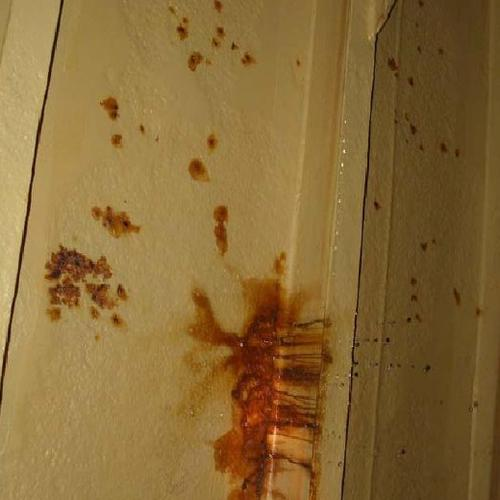
#> input picture utils/corrosion/image072_90.jpg, 500 x 500 px
$ python -i roi.py   (imports and definitions only)
#> lines starting #> are read from the running program, lines starting #| are printed output that depends on the picture
#> further down, picture is the input picture: shape (500, 500, 3); mean B, G, R 54.9, 106.3, 136.8
import cv2
import numpy as np

def polyAp(img):
	gray = cv2.cvtColor(img, cv2.COLOR_BGR2GRAY) # convert to grayscale
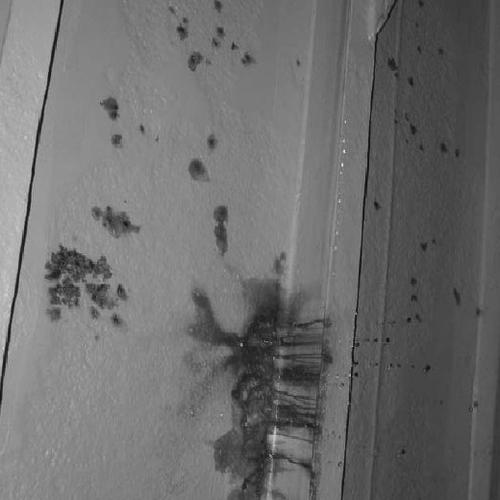
#> gray: shape (500, 500); min 7, max 233, mean 109.5
	blur = cv2.blur(gray, (3, 3)) # blur the image
	ret, thresh = cv2.threshold(blur, 0, 255, cv2.THRESH_BINARY)
#> thresh: shape (500, 500); every value is 255
	# Finding contours for the thresholded image
	contours, hierarchy = cv2.findContours(thresh, cv2.RETR_TREE, cv2.CHAIN_APPROX_SIMPLE)
#> contours = [[[0, 0], [0, 499], [499, 499], [499, 0]]]
	print(len(contours))
#| 1
	# create hull array for convex hull points
	hull = []
	# calculate points for each contour
	for i in range(len(contours)):
		# creating convex hull object for each contour
		hull.append(cv2.convexHull(contours[i], False))
#> this loop made 1 pass
#> after the loop, hull = [[[499, 0], [499, 499], [0, 499], [0, 0]]]
	# create an empty black image
	drawing = np.zeros((thresh.shape[0], thresh.shape[1], 3), np.uint8)

	# draw contours and hull points
	for i in range(len(contours)):
		color_contours = (0, 255, 0) # green - color for contours
		color = (255, 0, 0) # blue - color for convex hull
		x, y, w, h = cv2.boundingRect(contours[i])
#> this loop made 1 pass
#> (color_contours, x, y, w, h) on pass 1: ((0, 255, 0), 0, 0, 500, 500)
		# [7 lines of commented-out code are left out]
	return drawing

>>> import cv2
>>> picture = cv2.imread('corrosion/image072_90.jpg')
>>> result = polyAp(picture)
#> result: shape (500, 500, 3); every value is 0

$ run again, on utils/corrosion/gk2_fp_exp28_0380.jpg
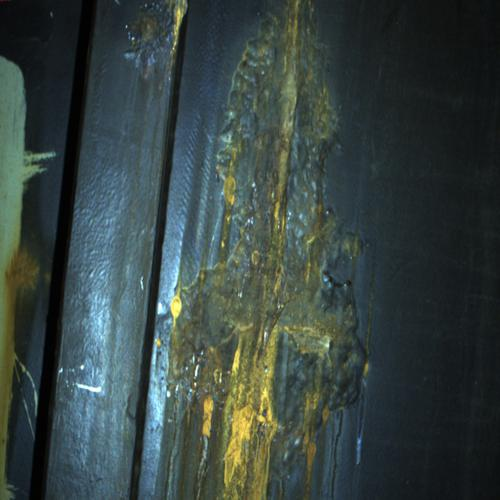
#> input picture utils/corrosion/gk2_fp_exp28_0380.jpg, 500 x 500 px
#> picture is the input picture: shape (500, 500, 3); mean B, G, R 65.9, 68.7, 55.9
#> in polyAp, `gray = cv2.cvtColor(img, cv2.COLOR_BGR2GRAY)`:
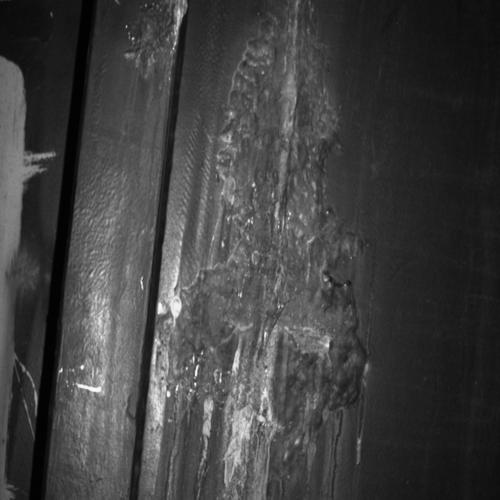
#> gray: shape (500, 500); min 0, max 253, mean 64.5
#> thresh: shape (500, 500); every value is 255
#> contours = [[[0, 0], [0, 499], [499, 499], [499, 0]]]
#| 1
#> the loop in polyAp, `for i in range(len(contours)):` made 1 pass
#> after the loop in polyAp, `for i in range(len(contours)):`: hull = [[[499, 0], [499, 499], [0, 499], [0, 0]]]
#> the loop in polyAp, `for i in range(len(contours)):` made 1 pass
#> (color_contours, x, y, w, h) on pass 1: ((0, 255, 0), 0, 0, 500, 500)
#> result: shape (500, 500, 3); every value is 0
